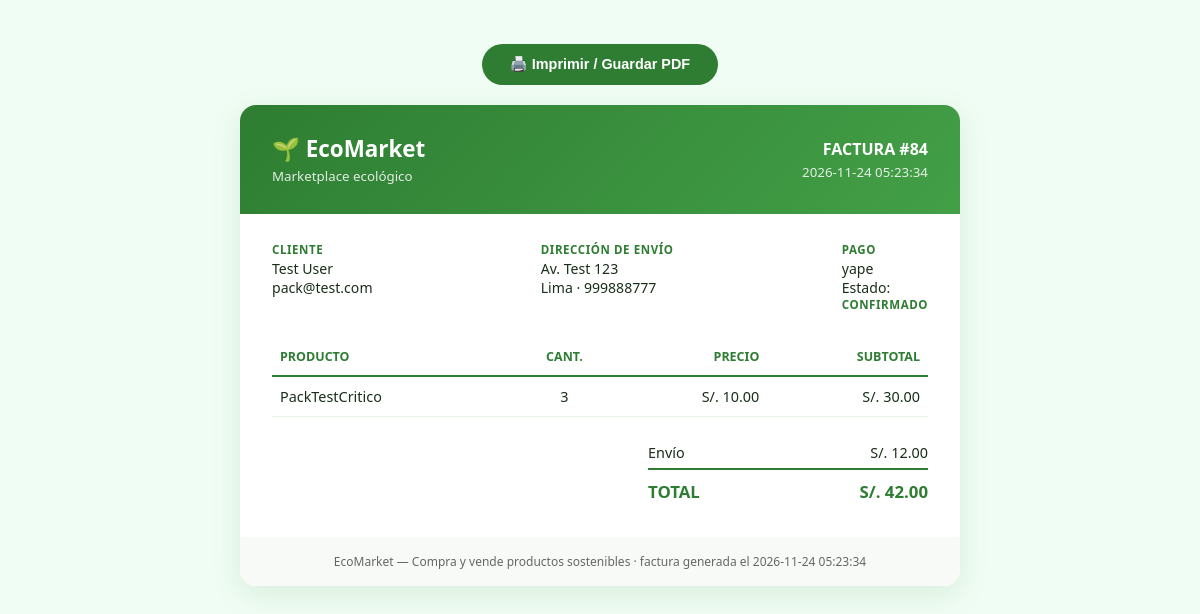
The app's page /factura/84 (signed in) with its own data.
### tables this page shows
CREATE TABLE pedidos (
            id INTEGER PRIMARY KEY AUTOINCREMENT,
            usuario_id INTEGER,
            nombre TEXT NOT NULL,
            email TEXT NOT NULL,
            direccion TEXT NOT NULL,
            total REAL NOT NULL,
            estado TEXT DEFAULT 'confirmado',
            metodo_pago TEXT DEFAULT '',
            created_at TIMESTAMP DEFAULT CURRENT_TIMESTAMP, lat REAL, lon REAL, ciudad TEXT DEFAULT "", telefono TEXT DEFAULT "", envio REAL DEFAULT 0, descuento REAL DEFAULT 0, regalo_mensaje TEXT DEFAULT "", token_rastreo TEXT DEFAULT "",
            FOREIGN KEY (usuario_id) REFERENCES usuarios(id) ON DELETE SET NULL
        );

CREATE TABLE pedido_items (
            id INTEGER PRIMARY KEY AUTOINCREMENT,
            pedido_id INTEGER NOT NULL,
            producto_id INTEGER,
            nombre TEXT NOT NULL,
            precio REAL NOT NULL,
            cantidad INTEGER DEFAULT 1,
            FOREIGN KEY (pedido_id) REFERENCES pedidos(id) ON DELETE CASCADE
        );

### app.py (the view)
@app.route('/factura/<int:pedido_id>')
@login_required
def factura_pedido(pedido_id):
    conn = get_db()
    p = conn.execute('SELECT * FROM pedidos WHERE id=? AND usuario_id=?',
                     (pedido_id, session['usuario_id'])).fetchone()
    if not p:
        conn.close()
        flash('Pedido no encontrado.', 'danger')
        return redirect(url_for('perfil'))
    items = conn.execute('SELECT nombre, cantidad, precio FROM pedido_items WHERE pedido_id=?',
                         (pedido_id,)).fetchall()
    u = conn.execute('SELECT nombre FROM usuarios WHERE id=?', (session['usuario_id'],)).fetchone()
    conn.close()
    return render_template('factura.html', pedido=dict(p), items=[dict(i) for i in items],
                           usuario=dict(u) if u else {})

### app.py (called while the page is built)
@app.context_processor
def inject_globals():
    no_leidas = 0
    if session.get('usuario_id'):
        try:
            conn = get_db()
            no_leidas = conn.execute(
                'SELECT COUNT(*) FROM notificaciones WHERE usuario_id = ? AND leida = 0',
                (session['usuario_id'],)
            ).fetchone()[0]
            conn.close()
        except Exception:
            pass
    return {
        'google_client_id': os.environ.get('GOOGLE_CLIENT_ID', ''),
        'SITIO_NOMBRE': 'EcoMarket',
        'ANIO_ACTUAL': datetime.now().year,
        'notificaciones_no_leidas': no_leidas,
    }

@app.after_request
def set_security_headers(resp):
    resp.headers['X-Content-Type-Options'] = 'nosniff'
    resp.headers['X-Frame-Options'] = 'SAMEORIGIN'
    resp.headers['Referrer-Policy'] = 'strict-origin-when-cross-origin'
    return resp

@app.context_processor
def inject_csrf_token():
    def csrf_token():
        if '_csrf_token' not in session:
            session['_csrf_token'] = secrets.token_hex(32)
        return session['_csrf_token']
    return {'csrf_token': csrf_token}

@app.before_request
def csrf_protect():
    if request.method == 'POST' and request.form:
        token = session.get('_csrf_token', '')
        sent = request.form.get('csrf_token', '')
        if not token or not sent or not hmac.compare_digest(token, sent):
            flash('Error de seguridad (CSRF). Vuelve a intentarlo.', 'danger')
            return redirect(request.referrer or url_for('index'))

@app.before_request
def modo_mantenimiento():
    if request.endpoint in (None, 'static'):
        return None
    path = request.path
    if path.startswith(('/static/', '/api/health')) or path in ('/login', '/logout', '/admin', '/mantenimiento'):
        return None
    try:
        conn = get_db()
        row = conn.execute("SELECT valor FROM ajustes WHERE clave='mantenimiento'").fetchone()
        conn.close()
        if row and row['valor'] == '1' and session.get('rol') != 'admin':
            if request.method == 'GET':
                return render_template('mantenimiento.html'), 503
            return jsonify({'error': 'Modo mantenimiento'}), 503
    except sqlite3.Error:
        pass
    return None

def get_db():
    conn = sqlite3.connect(DB_PATH)
    conn.row_factory = sqlite3.Row
    conn.execute("PRAGMA foreign_keys = ON")
    conn.execute("PRAGMA journal_mode=WAL")
    conn.execute("PRAGMA cache_size=-8000")
    return conn

### templates/factura.html (shortened to what this page needs)
<!DOCTYPE html>
<html lang="es">
<head>
</head>
<body>
<div class="acciones">
  <button class="btn" onclick="window.print()">🖨️ Imprimir / Guardar PDF</button>
</div>
<div class="factura">
  <div class="header">
    <div>
      <h1>🌱 EcoMarket</h1>
      <small>Marketplace ecológico</small>
    </div>
    <div style="text-align:right">
      <strong>FACTURA #{{ pedido.id }}</strong><br>
      <small>{{ pedido.created_at }}</small>
    </div>
  </div>
  <div class="body">
    <div class="meta">
      <div><strong>Cliente</strong>{{ pedido.nombre or usuario.nombre or '—' }}<br>{{ pedido.email or '' }}</div>
      <div><strong>Dirección de envío</strong>{{ pedido.direccion or '—' }}<br>{{ pedido.ciudad or '' }}{% if pedido.telefono %} · {{ pedido.telefono }}{% endif %}</div>
      <div><strong>Pago</strong>{{ pedido.metodo_pago or '—' }}<br>Estado: <strong>{{ pedido.estado or 'confirmado' }}</strong></div>
    </div>
    <table>
      <thead><tr><th>Producto</th><th style="text-align:center">Cant.</th><th style="text-align:right">Precio</th><th style="text-align:right">Subtotal</th></tr></thead>
      <tbody>
      {% for i in items %}
        <tr><td>{{ i.nombre }}</td><td style="text-align:center">{{ i.cantidad }}</td><td style="text-align:right">S/. {{ '%.2f'|format(i.precio) }}</td><td style="text-align:right">S/. {{ '%.2f'|format(i.precio * i.cantidad) }}</td></tr>
      {% endfor %}
      </tbody>
    </table>
    <div class="totales">
      {% if pedido.envio %}<div><span>Envío</span><span>S/. {{ '%.2f'|format(pedido.envio) }}</span></div>{% endif %}
      <div class="final"><span>TOTAL</span><span>S/. {{ '%.2f'|format(pedido.total) }}</span></div>
    </div>
  </div>
  <div class="footer">EcoMarket — Compra y vende productos sostenibles · factura generada el {{ pedido.created_at }}</div>
</div>
</body>
</html>

### templates/factura.html (style rules this page uses)
* { margin:0; padding:0; box-sizing:border-box; }
body { font-family:'Poppins',system-ui,sans-serif; background:#f0fdf4; color:#1a2e1a; padding:24px; }
.factura { max-width:720px; margin:0 auto; background:#fff; border-radius:16px; box-shadow:0 8px 30px rgba(46,125,50,.12); overflow:hidden; }
.header { background:linear-gradient(135deg,#2e7d32,#43a047); color:#fff; padding:28px 32px; display:flex; justify-content:space-between; align-items:center; }
.header h1 { font-size:1.4rem; }
.header small { opacity:.85 }
.body { padding:28px 32px; }
.meta { display:flex; justify-content:space-between; flex-wrap:wrap; gap:16px; margin-bottom:24px; font-size:.88rem; }
.meta div strong { display:block; color:#2e7d32; font-size:.72rem; text-transform:uppercase; letter-spacing:.05em; margin-bottom:2px; }
table { width:100%; border-collapse:collapse; font-size:.9rem; }
th { text-align:left; padding:10px 8px; border-bottom:2px solid #2e7d32; color:#2e7d32; font-size:.78rem; text-transform:uppercase; }
td { padding:10px 8px; border-bottom:1px solid #e8f5e9; }
.totales { margin-top:20px; margin-left:auto; width:280px; font-size:.9rem; }
.totales div { display:flex; justify-content:space-between; padding:6px 0; }
.totales .final { border-top:2px solid #2e7d32; font-weight:800; font-size:1.05rem; color:#2e7d32; padding-top:10px; }
.footer { padding:16px 32px; background:#f8faf8; font-size:.75rem; color:#666; text-align:center; }
.acciones { text-align:center; margin:20px 0; }
.btn { background:#2e7d32; color:#fff; border:none; padding:12px 28px; border-radius:999px; font-size:.9rem; font-weight:600; cursor:pointer; text-decoration:none; display:inline-block; }

### records on screen
pedidos: id "84", created_at "2026-11-24 05:23:34", nombre "Test User", email "pack@test.com", direccion "Av. Test 123", ciudad "Lima", telefono "999888777", metodo_pago "yape", estado "CONFIRMADO", envio "12.00", total "42.00"
pedido_items: nombre "PackTestCritico", cantidad "3", precio "10.00", i.precio*i.cantidad "30.00"
